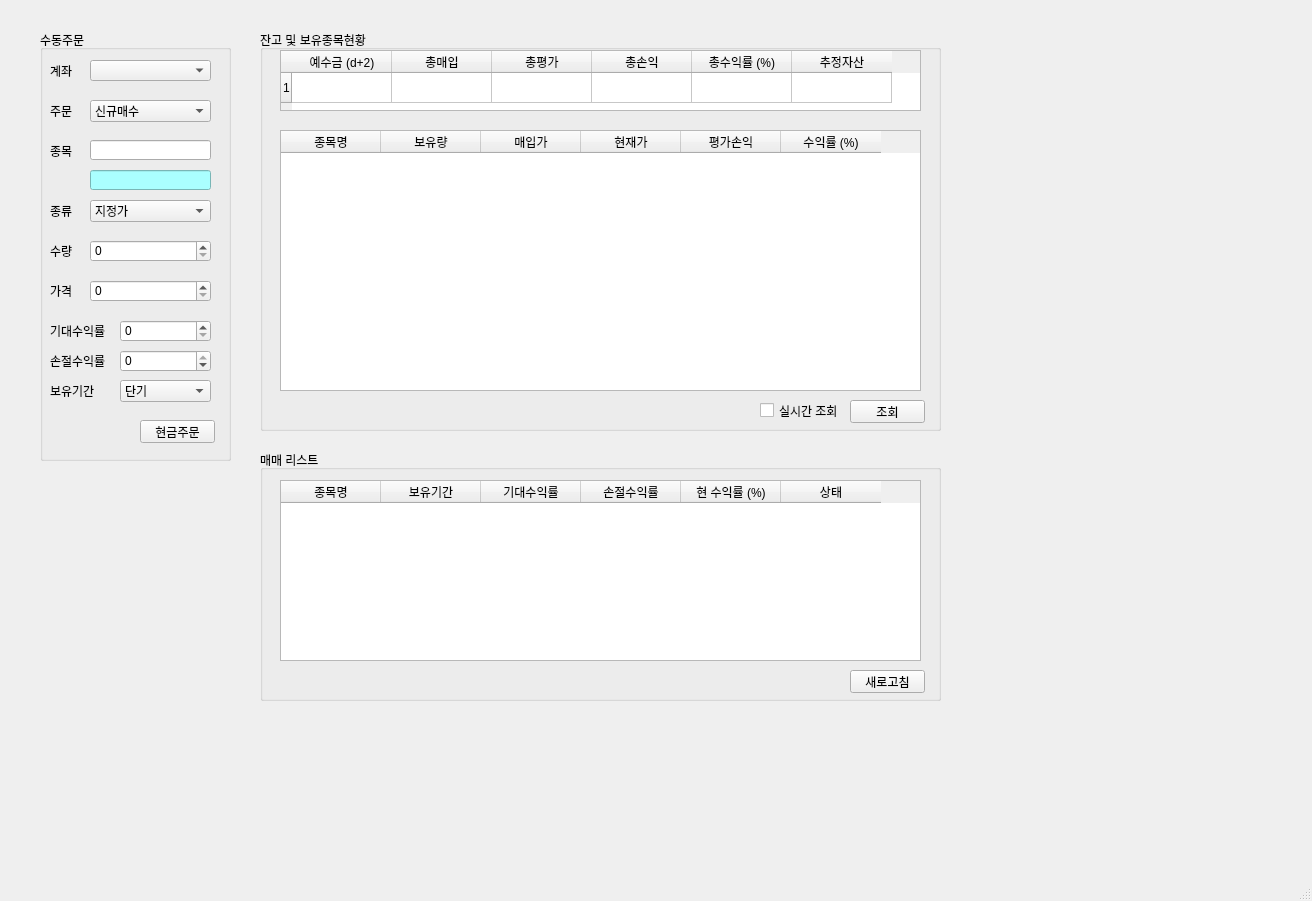
<?xml version="1.0" encoding="UTF-8"?>
<ui version="4.0">
 <class>MainWindow</class>
 <widget class="QMainWindow" name="MainWindow">
  <property name="geometry">
   <rect>
    <x>0</x>
    <y>0</y>
    <width>1312</width>
    <height>901</height>
   </rect>
  </property>
  <property name="windowTitle">
   <string>PyTrader v0.4</string>
  </property>
  <property name="windowIcon">
   <iconset>
    <normaloff>../../Desktop/Coding/stock/risk.png</normaloff>../../Desktop/Coding/stock/risk.png</iconset>
  </property>
  <widget class="QWidget" name="centralwidget">
   <widget class="QGroupBox" name="groupBox">
    <property name="geometry">
     <rect>
      <x>40</x>
      <y>30</y>
      <width>191</width>
      <height>431</height>
     </rect>
    </property>
    <property name="title">
     <string>수동주문</string>
    </property>
    <widget class="QLabel" name="label">
     <property name="geometry">
      <rect>
       <x>10</x>
       <y>30</y>
       <width>31</width>
       <height>21</height>
      </rect>
     </property>
     <property name="text">
      <string>계좌</string>
     </property>
    </widget>
    <widget class="QLabel" name="label_2">
     <property name="geometry">
      <rect>
       <x>10</x>
       <y>70</y>
       <width>31</width>
       <height>21</height>
      </rect>
     </property>
     <property name="text">
      <string>주문</string>
     </property>
    </widget>
    <widget class="QLabel" name="label_3">
     <property name="geometry">
      <rect>
       <x>10</x>
       <y>110</y>
       <width>31</width>
       <height>21</height>
      </rect>
     </property>
     <property name="text">
      <string>종목</string>
     </property>
    </widget>
    <widget class="QLabel" name="label_4">
     <property name="geometry">
      <rect>
       <x>10</x>
       <y>170</y>
       <width>31</width>
       <height>21</height>
      </rect>
     </property>
     <property name="text">
      <string>종류</string>
     </property>
    </widget>
    <widget class="QLabel" name="label_5">
     <property name="geometry">
      <rect>
       <x>10</x>
       <y>210</y>
       <width>31</width>
       <height>21</height>
      </rect>
     </property>
     <property name="text">
      <string>수량</string>
     </property>
    </widget>
    <widget class="QLabel" name="label_6">
     <property name="geometry">
      <rect>
       <x>10</x>
       <y>250</y>
       <width>31</width>
       <height>21</height>
      </rect>
     </property>
     <property name="text">
      <string>가격</string>
     </property>
    </widget>
    <widget class="QComboBox" name="comboBox">
     <property name="geometry">
      <rect>
       <x>50</x>
       <y>30</y>
       <width>121</width>
       <height>21</height>
      </rect>
     </property>
    </widget>
    <widget class="QComboBox" name="comboBox_2">
     <property name="geometry">
      <rect>
       <x>50</x>
       <y>70</y>
       <width>121</width>
       <height>22</height>
      </rect>
     </property>
     <item>
      <property name="text">
       <string>신규매수</string>
      </property>
     </item>
     <item>
      <property name="text">
       <string>신규매도</string>
      </property>
     </item>
     <item>
      <property name="text">
       <string>매수취소</string>
      </property>
     </item>
     <item>
      <property name="text">
       <string>매도취소</string>
      </property>
     </item>
    </widget>
    <widget class="QComboBox" name="comboBox_3">
     <property name="geometry">
      <rect>
       <x>50</x>
       <y>170</y>
       <width>121</width>
       <height>22</height>
      </rect>
     </property>
     <item>
      <property name="text">
       <string>지정가</string>
      </property>
     </item>
     <item>
      <property name="text">
       <string>시장가</string>
      </property>
     </item>
    </widget>
    <widget class="QLineEdit" name="lineEdit">
     <property name="geometry">
      <rect>
       <x>50</x>
       <y>110</y>
       <width>121</width>
       <height>20</height>
      </rect>
     </property>
    </widget>
    <widget class="QLineEdit" name="lineEdit_2">
     <property name="geometry">
      <rect>
       <x>50</x>
       <y>140</y>
       <width>121</width>
       <height>20</height>
      </rect>
     </property>
     <property name="styleSheet">
      <string notr="true">background-color: rgb(170, 255, 255);</string>
     </property>
    </widget>
    <widget class="QSpinBox" name="spinBox">
     <property name="geometry">
      <rect>
       <x>50</x>
       <y>210</y>
       <width>121</width>
       <height>22</height>
      </rect>
     </property>
     <property name="maximum">
      <number>10000</number>
     </property>
    </widget>
    <widget class="QSpinBox" name="spinBox_2">
     <property name="geometry">
      <rect>
       <x>50</x>
       <y>250</y>
       <width>121</width>
       <height>22</height>
      </rect>
     </property>
     <property name="maximum">
      <number>2000000</number>
     </property>
     <property name="singleStep">
      <number>50</number>
     </property>
    </widget>
    <widget class="QPushButton" name="pushButton">
     <property name="geometry">
      <rect>
       <x>100</x>
       <y>390</y>
       <width>75</width>
       <height>23</height>
      </rect>
     </property>
     <property name="text">
      <string>현금주문</string>
     </property>
    </widget>
    <widget class="QLabel" name="label_7">
     <property name="geometry">
      <rect>
       <x>10</x>
       <y>280</y>
       <width>61</width>
       <height>41</height>
      </rect>
     </property>
     <property name="text">
      <string>기대수익률</string>
     </property>
    </widget>
    <widget class="QSpinBox" name="spinBox_3">
     <property name="geometry">
      <rect>
       <x>80</x>
       <y>290</y>
       <width>91</width>
       <height>22</height>
      </rect>
     </property>
     <property name="maximum">
      <number>1000</number>
     </property>
    </widget>
    <widget class="QLabel" name="label_8">
     <property name="geometry">
      <rect>
       <x>10</x>
       <y>310</y>
       <width>61</width>
       <height>41</height>
      </rect>
     </property>
     <property name="text">
      <string>손절수익률</string>
     </property>
    </widget>
    <widget class="QSpinBox" name="spinBox_4">
     <property name="geometry">
      <rect>
       <x>80</x>
       <y>320</y>
       <width>91</width>
       <height>22</height>
      </rect>
     </property>
     <property name="minimum">
      <number>-15</number>
     </property>
     <property name="maximum">
      <number>0</number>
     </property>
    </widget>
    <widget class="QLabel" name="label_9">
     <property name="geometry">
      <rect>
       <x>10</x>
       <y>340</y>
       <width>61</width>
       <height>41</height>
      </rect>
     </property>
     <property name="text">
      <string>보유기간</string>
     </property>
    </widget>
    <widget class="QComboBox" name="comboBox_4">
     <property name="geometry">
      <rect>
       <x>80</x>
       <y>350</y>
       <width>91</width>
       <height>22</height>
      </rect>
     </property>
     <item>
      <property name="text">
       <string>단기</string>
      </property>
     </item>
     <item>
      <property name="text">
       <string>중장기</string>
      </property>
     </item>
    </widget>
   </widget>
   <widget class="QGroupBox" name="groupBox_3">
    <property name="geometry">
     <rect>
      <x>260</x>
      <y>30</y>
      <width>681</width>
      <height>401</height>
     </rect>
    </property>
    <property name="title">
     <string>잔고 및 보유종목현황</string>
    </property>
    <widget class="QTableWidget" name="tableWidget">
     <property name="geometry">
      <rect>
       <x>20</x>
       <y>20</y>
       <width>641</width>
       <height>61</height>
      </rect>
     </property>
     <property name="rowCount">
      <number>1</number>
     </property>
     <row/>
     <column>
      <property name="text">
       <string>예수금 (d+2)</string>
      </property>
     </column>
     <column>
      <property name="text">
       <string>총매입</string>
      </property>
     </column>
     <column>
      <property name="text">
       <string>총평가</string>
      </property>
     </column>
     <column>
      <property name="text">
       <string>총손익</string>
      </property>
     </column>
     <column>
      <property name="text">
       <string>총수익률 (%)</string>
      </property>
     </column>
     <column>
      <property name="text">
       <string>추정자산</string>
      </property>
     </column>
    </widget>
    <widget class="QTableWidget" name="tableWidget_2">
     <property name="geometry">
      <rect>
       <x>20</x>
       <y>100</y>
       <width>641</width>
       <height>261</height>
      </rect>
     </property>
     <column>
      <property name="text">
       <string>종목명</string>
      </property>
     </column>
     <column>
      <property name="text">
       <string>보유량</string>
      </property>
     </column>
     <column>
      <property name="text">
       <string>매입가</string>
      </property>
     </column>
     <column>
      <property name="text">
       <string>현재가</string>
      </property>
     </column>
     <column>
      <property name="text">
       <string>평가손익</string>
      </property>
     </column>
     <column>
      <property name="text">
       <string>수익률 (%)</string>
      </property>
     </column>
    </widget>
    <widget class="QCheckBox" name="checkBox">
     <property name="geometry">
      <rect>
       <x>500</x>
       <y>370</y>
       <width>81</width>
       <height>21</height>
      </rect>
     </property>
     <property name="text">
      <string>실시간 조회</string>
     </property>
    </widget>
    <widget class="QPushButton" name="pushButton_3">
     <property name="geometry">
      <rect>
       <x>590</x>
       <y>370</y>
       <width>75</width>
       <height>23</height>
      </rect>
     </property>
     <property name="text">
      <string>조회</string>
     </property>
    </widget>
   </widget>
   <widget class="QGroupBox" name="groupBox_4">
    <property name="geometry">
     <rect>
      <x>260</x>
      <y>450</y>
      <width>681</width>
      <height>251</height>
     </rect>
    </property>
    <property name="title">
     <string>매매 리스트</string>
    </property>
    <widget class="QTableWidget" name="tableWidget_3">
     <property name="geometry">
      <rect>
       <x>20</x>
       <y>30</y>
       <width>641</width>
       <height>181</height>
      </rect>
     </property>
     <column>
      <property name="text">
       <string>종목명</string>
      </property>
     </column>
     <column>
      <property name="text">
       <string>보유기간</string>
      </property>
     </column>
     <column>
      <property name="text">
       <string>기대수익률</string>
      </property>
     </column>
     <column>
      <property name="text">
       <string>손절수익률</string>
      </property>
     </column>
     <column>
      <property name="text">
       <string>현 수익률 (%)</string>
      </property>
     </column>
     <column>
      <property name="text">
       <string>상태</string>
      </property>
     </column>
    </widget>
    <widget class="QPushButton" name="pushButton_5">
     <property name="geometry">
      <rect>
       <x>590</x>
       <y>220</y>
       <width>75</width>
       <height>23</height>
      </rect>
     </property>
     <property name="text">
      <string>새로고침</string>
     </property>
    </widget>
   </widget>
  </widget>
  <widget class="QMenuBar" name="menubar">
   <property name="geometry">
    <rect>
     <x>0</x>
     <y>0</y>
     <width>1312</width>
     <height>25</height>
    </rect>
   </property>
  </widget>
  <widget class="QStatusBar" name="statusbar"/>
 </widget>
 <resources/>
 <connections/>
</ui>
